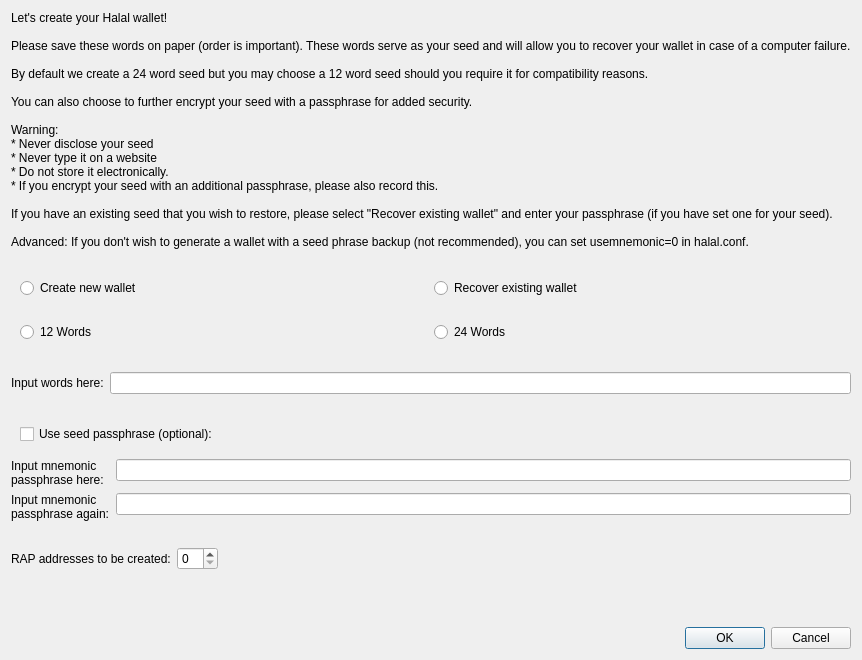
<?xml version="1.0" encoding="UTF-8"?>
<ui version="4.0">
 <class>Recover</class>
 <widget class="QDialog" name="Recover">
  <property name="sizePolicy">
   <sizepolicy hsizetype="MinimumExpanding" vsizetype="MinimumExpanding">
    <horstretch>0</horstretch>
    <verstretch>0</verstretch>
   </sizepolicy>
  </property>
  <property name="geometry">
   <rect>
    <x>0</x>
    <y>0</y>
    <width>674</width>
    <height>660</height>
   </rect>
  </property>
  <property name="windowTitle">
   <string>Create or Recover Wallet</string>
  </property>
  <layout class="QVBoxLayout" name="verticalLayout">
   <item>
    <widget class="QLabel" name="textLabel">
     <property name="sizePolicy">
      <sizepolicy hsizetype="MinimumExpanding" vsizetype="MinimumExpanding">
       <horstretch>0</horstretch>
       <verstretch>0</verstretch>
      </sizepolicy>
     </property>
     <property name="text">
      <string>Let's create your Halal wallet!

Please save these words on paper (order is important). These words serve as your seed and will allow you to recover your wallet in case of a computer failure.

By default we create a 24 word seed but you may choose a 12 word seed should you require it for compatibility reasons.

You can also choose to further encrypt your seed with a passphrase for added security.

Warning:
* Never disclose your seed
* Never type it on a website
* Do not store it electronically.
* If you encrypt your seed with an additional passphrase, please also record this.

If you have an existing seed that you wish to restore, please select "Recover existing wallet" and enter your passphrase (if you have set one for your seed).

Advanced: If you don't wish to generate a wallet with a seed phrase backup (not recommended), you can set usemnemonic=0 in halal.conf.
      </string>
     </property>
     <property name="wordWrap">
      <bool>false</bool>
     </property>
     <property name="margin">
      <number>10</number>
     </property>
    </widget>
   </item>
   <item>
    <widget class="QFrame" name="createorrecover">
     <layout class="QHBoxLayout" name="horizontalLayout">
      <item>
       <widget class="QRadioButton" name="createNew">
        <property name="text">
         <string>Create new wallet</string>
        </property>
       </widget>
      </item>
      <item>
       <widget class="QRadioButton" name="recoverExisting">
        <property name="text">
         <string>Recover existing wallet</string>
        </property>
       </widget>
      </item>
     </layout>
    </widget>
   </item>
   <item>
    <layout class="QHBoxLayout" name="horizontalLayout">
     <property name="spacing">
      <number>0</number>
     </property>
     <property name="sizeConstraint">
      <enum>QLayout::SetDefaultConstraint</enum>
     </property>
     <item>
      <spacer name="horizontalSpacer">
       <property name="orientation">
        <enum>Qt::Horizontal</enum>
       </property>
       <property name="sizeType">
        <enum>QSizePolicy::Fixed</enum>
       </property>
       <property name="sizeHint" stdset="0">
        <size>
         <width>0</width>
         <height>0</height>
        </size>
       </property>
      </spacer>
     </item>
     <item>
      <widget class="QFrame" name="numberofwords">
       <layout class="QHBoxLayout" name="horizontalLayout1">
        <item>
         <widget class="QRadioButton" name="use12">
          <property name="text">
           <string>12 Words</string>
          </property>
         </widget>
        </item>
        <item>
         <widget class="QRadioButton" name="use24">
          <property name="text">
           <string>24 Words</string>
          </property>
         </widget>
        </item>
       </layout>
      </widget>
     </item>
    </layout>
   </item>
   <item>
    <spacer name="horizontalSpacer">
     <property name="orientation">
      <enum>Qt::Horizontal</enum>
     </property>
     <property name="sizeType">
      <enum>QSizePolicy::Fixed</enum>
     </property>
     <property name="sizeHint" stdset="0">
      <size>
       <width>0</width>
       <height>15</height>
      </size>
     </property>
    </spacer>
   </item>
   <item>
    <layout class="QHBoxLayout" name="horizontalLayout2">
     <item>
      <widget class="QLabel" name="textLabel2">
       <property name="text">
        <string>Input words here:</string>
       </property>
       <property name="wordWrap">
        <bool>true</bool>
       </property>
      </widget>
     </item>
     <item>
      <widget class="QLineEdit" name="mnemonicWords"/>
     </item>
    </layout>
   </item>
   <item>
    <spacer name="horizontalSpacer1">
     <property name="orientation">
      <enum>Qt::Horizontal</enum>
     </property>
     <property name="sizeType">
      <enum>QSizePolicy::Fixed</enum>
     </property>
     <property name="sizeHint" stdset="0">
      <size>
       <width>0</width>
       <height>15</height>
      </size>
     </property>
    </spacer>
   </item>
   <item>
    <widget class="QFrame" name="togglepassphrase">
     <layout class="QHBoxLayout" name="horizontalLayout5">
      <item>
       <widget class="QCheckBox" name="usePassphrase">
        <property name="text">
         <string>Use seed passphrase (optional):</string>
        </property>
       </widget>
      </item>
     </layout>
    </widget>
   </item>
   <item>
    <layout class="QGridLayout" name="gridLayout"/>
   </item>
   <item>
    <layout class="QFormLayout" name="formLayout">
     <item row="0" column="0">
      <widget class="QLabel" name="textLabel4">
       <property name="text">
        <string>Input mnemonic passphrase here:</string>
       </property>
       <property name="wordWrap">
        <bool>true</bool>
       </property>
      </widget>
     </item>
     <item row="0" column="1">
      <widget class="QLineEdit" name="mnemonicPassPhrase">
       <property name="echoMode">
        <enum>QLineEdit::Password</enum>
       </property>
       <property name="alignment">
        <set>Qt::AlignLeading|Qt::AlignLeft|Qt::AlignVCenter</set>
       </property>
       <property name="dragEnabled">
        <bool>false</bool>
       </property>
      </widget>
     </item>
     <item row="1" column="0">
      <widget class="QLabel" name="textLabel3">
       <property name="text">
        <string>Input mnemonic passphrase again:</string>
       </property>
       <property name="wordWrap">
        <bool>true</bool>
       </property>
      </widget>
     </item>
     <item row="1" column="1">
      <widget class="QLineEdit" name="mnemonicPassPhrase2">
       <property name="echoMode">
        <enum>QLineEdit::Password</enum>
       </property>
       <property name="alignment">
        <set>Qt::AlignLeading|Qt::AlignLeft|Qt::AlignVCenter</set>
       </property>
       <property name="dragEnabled">
        <bool>false</bool>
       </property>
      </widget>
     </item>
    </layout>
   </item>
   <item>
    <widget class="QLabel" name="errorMessage">
     <property name="text">
      <string/>
     </property>
     <property name="styleSheet">
      <string notr="true">color:red;</string>
     </property>
     <property name="text">
      <string/>
     </property>
     <property name="wordWrap">
      <bool>true</bool>
     </property>
    </widget>
   </item>
   <item>
    <layout class="QHBoxLayout" name="horizontalLayout_2">
     <item>
      <widget class="QLabel" name="labelPcodes">
       <property name="text">
        <string>RAP addresses to be created:</string>
       </property>
      </widget>
     </item>
     <item>
      <widget class="QSpinBox" name="spinBoxPcodes">
       <property name="toolTip">
        <string>The number of RAP addresses will be created in the wallet for the initial blockchain scan</string>
       </property>
      </widget>
     </item>
     <item>
      <spacer name="horizontalSpacer_2">
       <property name="orientation">
        <enum>Qt::Horizontal</enum>
       </property>
       <property name="sizeHint" stdset="0">
        <size>
         <width>40</width>
         <height>20</height>
        </size>
       </property>
      </spacer>
     </item>
    </layout>
   </item>
   <item>
    <spacer name="verticalSpacer">
     <property name="orientation">
      <enum>Qt::Vertical</enum>
     </property>
     <property name="sizeHint" stdset="0">
      <size>
       <width>20</width>
       <height>40</height>
      </size>
     </property>
    </spacer>
   </item>
   <item>
    <widget class="QDialogButtonBox" name="buttonBox">
     <property name="orientation">
      <enum>Qt::Horizontal</enum>
     </property>
     <property name="standardButtons">
      <set>QDialogButtonBox::Cancel|QDialogButtonBox::Ok</set>
     </property>
    </widget>
   </item>
  </layout>
 </widget>
 <resources/>
 <connections>
  <connection>
   <sender>buttonBox</sender>
   <signal>accepted()</signal>
   <receiver>Recover</receiver>
   <slot>accept()</slot>
   <hints>
    <hint type="sourcelabel">
     <x>20</x>
     <y>20</y>
    </hint>
    <hint type="destinationlabel">
     <x>20</x>
     <y>20</y>
    </hint>
   </hints>
  </connection>
  <connection>
   <sender>buttonBox</sender>
   <signal>rejected()</signal>
   <receiver>Recover</receiver>
   <slot>reject()</slot>
   <hints>
    <hint type="sourcelabel">
     <x>20</x>
     <y>20</y>
    </hint>
    <hint type="destinationlabel">
     <x>20</x>
     <y>20</y>
    </hint>
   </hints>
  </connection>
 </connections>
</ui>
